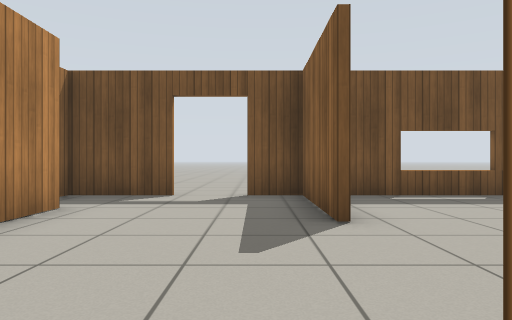
[1] (above)

12 first-person views from a walk through a Gazebo world. The camera is 0.72 m above the floor, looks level and sees 70° across. The floor is counted in squares, 1 m on a side. Each view is taken from the middle of a square. On the plan, view 1 faces up. The plan holds only what a view shows up to about 11 squares ahead; the rest is blank. Gazebo's built-in surfaces are drawn with simple patterns.

[2]
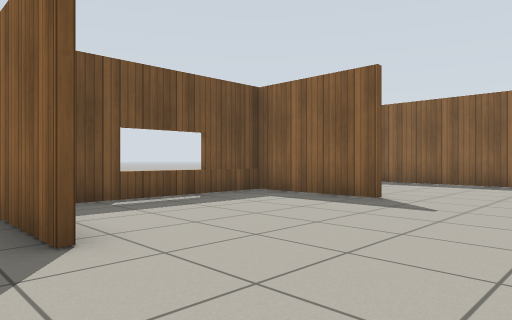

[3]
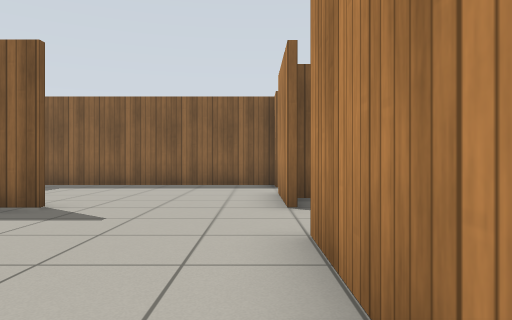

[4]
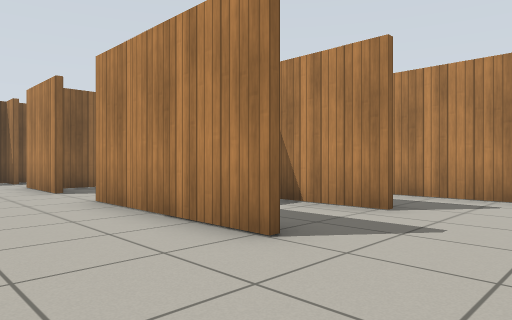

[5]
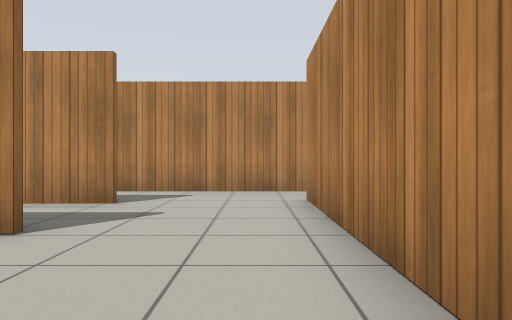

[6]
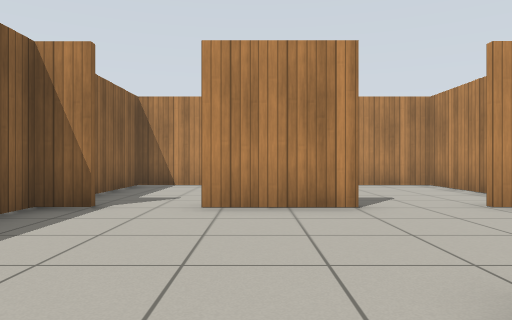

[7]
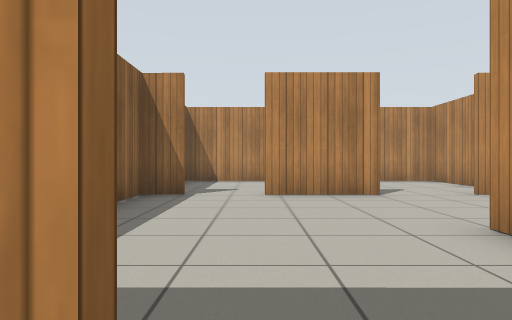

[8]
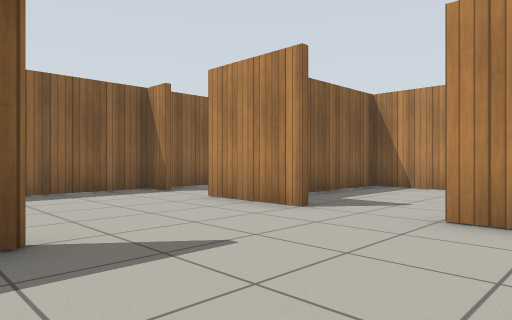

[9]
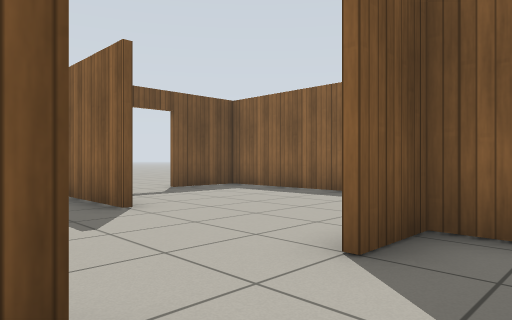

[10]
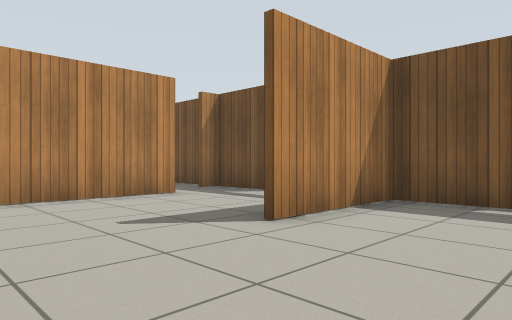

[11]
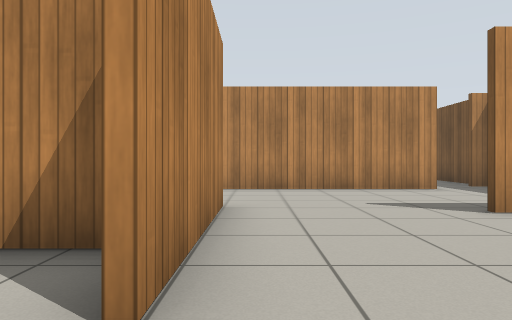

[12]
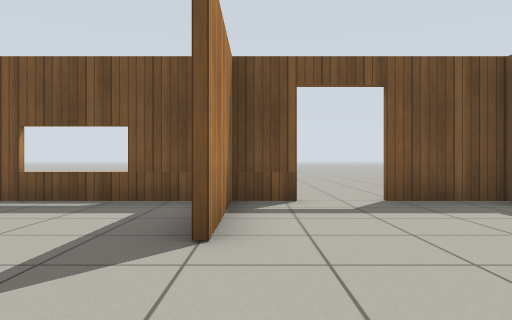

### Floor plan
Key: @ floor where view 1 was taken; # wall or solid block; . floor; D open door; = window, fence, low wall or low ledge.
Columns run from 5 left of view 1 to 11 right of it. Each row starts with its distance up from view 1.
  9    ...       ..
  8    ...       ..
  7 ####D####=###DD##
  6  .....#....#....#
  5   #...#....#....#
  4   #........#....#
  3   #.............#
  2   #.............#
  1   #.............#
  0   #..@####..##..#
 -1   #.....#....#..#
 -2   #...###....#..#
 -3   ..... #....#..#
 -4   ###############

Where each view was taken, in squares from view 1:
view 1: 0 up, 0 right, facing up
view 2: 1 up, 0 right, facing up-right
view 3: 1 up, 1 right, facing right
view 4: 3 up, 2 left, facing down-right
view 5: 4 up, 2 left, facing down
view 6: 6 up, 8 right, facing down
view 7: 8 up, 9 right, facing down
view 8: 5 up, 3 right, facing down-right
view 9: 1 down, 4 right, facing up-right
view 10: 1 up, 4 right, facing up-left
view 11: 1 up, 6 right, facing left
view 12: 1 up, 7 right, facing up
